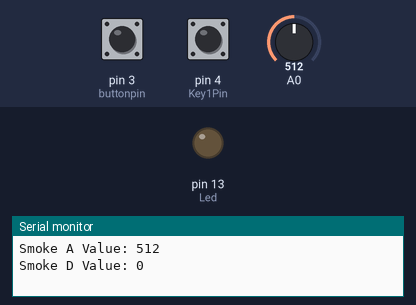
This sketch was run on a simulated Arduino Uno, built with avr-gcc and run on an emulated ATmega328P. Parts: output pins drawn as LEDs (lit = HIGH), the last lines printed to the serial monitor. The inputs (shaded band) are chosen by the test bench; at power-on: pin 3 (buttonpin) LOW, A0 = 512, pin 4 (Key1Pin) LOW.

Above: at 1.2 s.
1.3 s: pin 3 (buttonpin) pulled HIGH for 0.15 s
At 1.41 s:
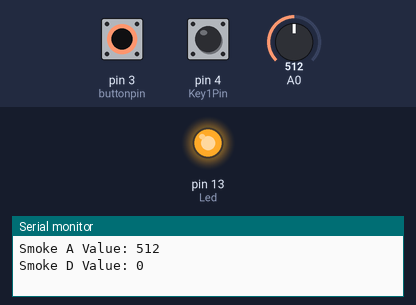
3.0 s: A0 set to 108
6.0 s: A0 set to 92
7.5 s: pin 3 (buttonpin) pulled HIGH for 3.2 s
At 12.2 s:
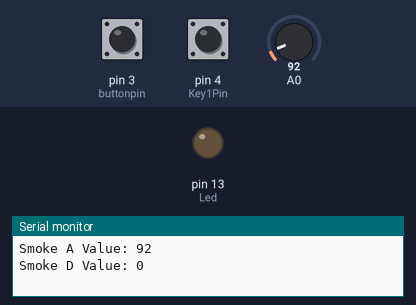
Timing chart, 0 to 13.2 s (numbered marks = the images above; inputs shaded):
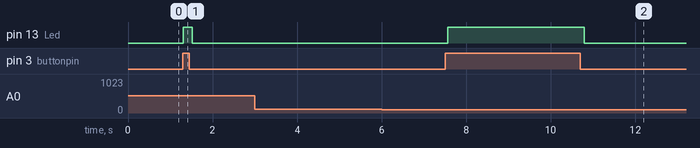

Measured:
- after the input at 1.3 s, pin 13 (Led): LOW → HIGH at once, → LOW 0.20 s later
- after the input at 7.5 s, pin 13 (Led): LOW → HIGH after 0.07 s, → LOW 3.2 s later

The sketch:

First.ino
```cpp
int sensorValue = 0;  //輸出煙霧類比訊號用的PIN=D0
int Led = 13;                                          //設定LED腳位為第13孔
int buttonpin = 3;                                  //設定感測器D0腳位為第3孔
int Key1Pin = 4;  //輸出煙霧數位訊號用的PIN
int val;                                                     //設定變量val
void setup()
{
  Serial.begin(9600); // 設定Serial 傳輸速度
  pinMode(Led, OUTPUT);                    //設定LED为输出
  pinMode(buttonpin, INPUT);             //設定感測器D0为輸入
}
void loop()
{
  sensorValue = analogRead(0); //讀取數位 pin 0

  val = digitalRead(buttonpin);            //將感測器的值讀取給给val
  Serial.print("Mic Digital Value: ");
  Serial.println(val, DEC); // 顯示數位資料
  int keystate = digitalRead(Key1Pin); // 取得煙霧輸入PIN 腳的值
  Serial.print("Smoke A Value: "); // 顯示煙霧類比資料
  Serial.println(sensorValue, DEC); // 顯示煙霧類比資料
  Serial.print("Smoke D Value: "); // 顯示煙霧數位資料
  Serial.println(keystate, DEC); // 顯示煙霧數位資料

  if (val == HIGH)                                    //當感測器测有信號時，LED閃爍
  {
    digitalWrite(Led, HIGH);
  }
  else
  {
    digitalWrite(Led, LOW);

  }
  Serial.println(" ");
  delay(100); //休息0.1秒
}
```
